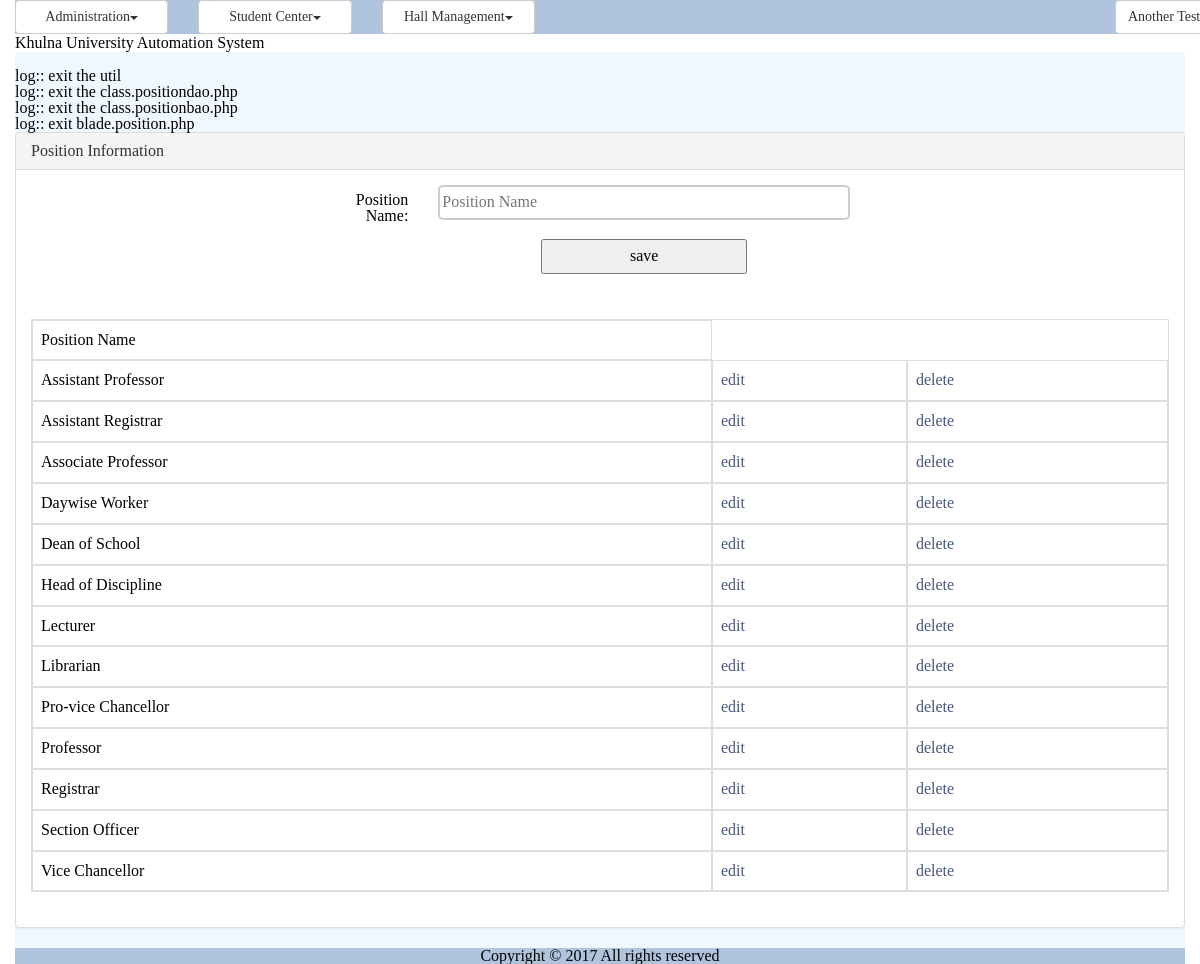
Page /position.php (signed in) on the committed database.
### tables this page shows
CREATE TABLE `tbl_position` (
  `ID` varchar(40) NOT NULL,
  `Name` varchar(50) NOT NULL
);

### common/class.common.php (called while the page is built, shortened)
<?php
include_once 'class.common.user.php';
class Result{
    private $_IsSuccess=0;
    private $_ResultObject;
    public function setIsSuccess($IsSuccess){
        $this->_IsSuccess = $IsSuccess;
    }
    public function getIsSuccess(){
        return $this->_IsSuccess;
    }
    public function setResultObject($ResultObject){
        $this->_ResultObject = $ResultObject;
    }
    public function getResultObject(){
        return $this->_ResultObject;
    }
}
?>

### common/class.common.user.php (called while the page is built, shortened)
<?php
class Position{
    private $_ID;
    private $_Name;
    public function setID ( $ID ) {
        $this->_ID = $ID;
    }
    public function getID () {
        return $this->_ID;
    }
    public function setName( $Name ) {
        $this->_Name = $Name;
    }
    public function getName() {
        return $this->_Name;
    }
}
?>

### modules/user/ui/view.position.php (the view)
<?php
include_once 'blade/view.position.blade.php';
include_once COMMON.'class.common.php';
?>
<div class="panel panel-default">
    <div class="panel-heading">Position Information</div>
    <div class="panel-body">
	<div id="form">
		<form method="post" class="form-horizontal">
				<div class="form-group">
              	<label class="control-label col-sm-2" for="txtName">Position Name:</label>
              	<div class="col-sm-10">
					<input type="text" name="txtName" placeholder="Position Name" value="<?php
					if(isset($_GET['edit'])) echo $getROW->getName();  ?>" />
				</div>
				</div>
		        <div class="form-group">
	              <div class="col-sm-offset-2 col-sm-10">
						<?php
						if(isset($_GET['edit']))
						{
							?>
							<button type="submit" name="update">update</button>
							<?php
						}
						else
						{
							?>
							<button type="submit" name="save">save</button>
							<?php
						}
						?>
				</div>
				</div>
		</form>
	</div>
	</div>
	<div class="panel-body">
	<table class="table table-bordered">
	<?php
	$Result = $_PositionBAO->getAllPositions();
	if($Result->getIsSuccess()){
		$PositionList = $Result->getResultObject();
	?>
		<tr>
			<th>Position Name</th>
		</tr>
		<?php
		for($i = 0; $i < sizeof($PositionList); $i++) {
			$Position = $PositionList[$i];
			?>
		    <tr>
			    <td><?php echo $Position->getName(); ?></td>
			    <td><a href="?edit=<?php echo $Position->getID(); ?>" onclick="return confirm('sure to edit !'); " >edit</a></td>
			    <td><a href="?del=<?php echo $Position->getID(); ?>" onclick="return confirm('sure to delete !'); " >delete</a></td>
		    </tr>
	    <?php
		}
	}
	else{
		echo $Result->getResultObject();
	}
	?>
	</table>
	</div>
</div>

### resources/css/style.css (style rules this page uses)
input[type=text] { width: 230px; box-sizing: border-box; border: 2px solid #ccc; border-radius: 5px; font-size: 16px; background-color: white; background-image: url('searchicon.png'); background-position: 10px 10px; background-repeat: no-repeat; -webkit-transition: width 0.4s ease-in-out; transition: width 0.4s ease-in-out; }
#form { width:500px; margin:0px auto; text-align:center; }
#form form input { width:100%; height:35px; }
form button { width:50%; height:35px; }
table,td { border:solid #e9e9e9 1px; }
body { font-family: Verdana; font-size: 12px; color: #444; }
a { color: #48577D; text-decoration: none; }

### rows in the picture
tbl_position: Name "Assistant Professor"
tbl_position: Name "Assistant Registrar"
tbl_position: Name "Associate Professor"
tbl_position: Name "Daywise Worker"
tbl_position: Name "Dean of School"
tbl_position: Name "Head of Discipline"
tbl_position: Name "Lecturer"
tbl_position: Name "Librarian"
tbl_position: Name "Pro-vice Chancellor"
tbl_position: Name "Professor"
tbl_position: Name "Registrar"
tbl_position: Name "Section Officer"
tbl_position: Name "Vice Chancellor"

### other values in the picture
$globalMenu[$i]->getTitle() "Administration Student Center Hall Management"
$CurrentUser->getFirstName() "Another"
$CurrentUser->getLastName() "Test…"
